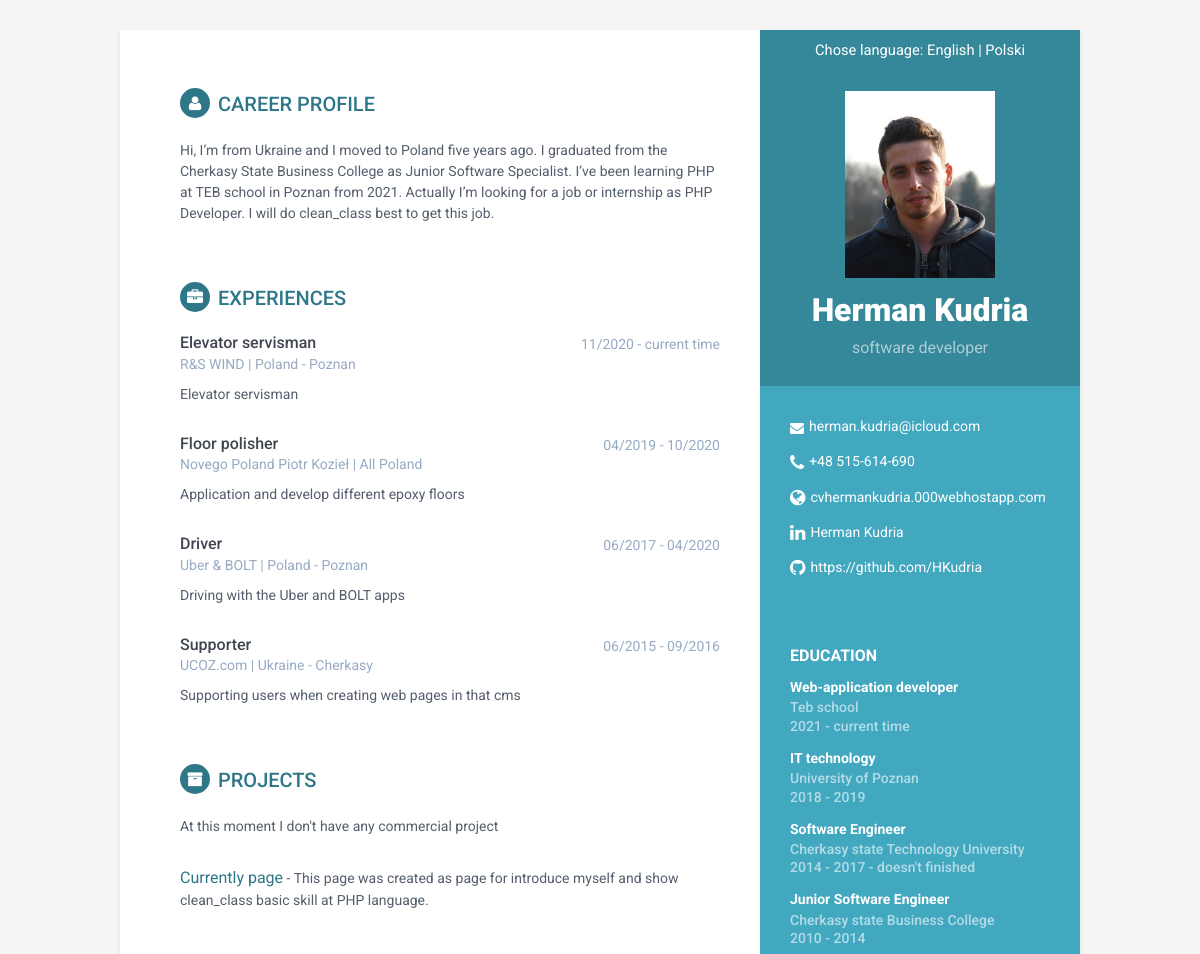
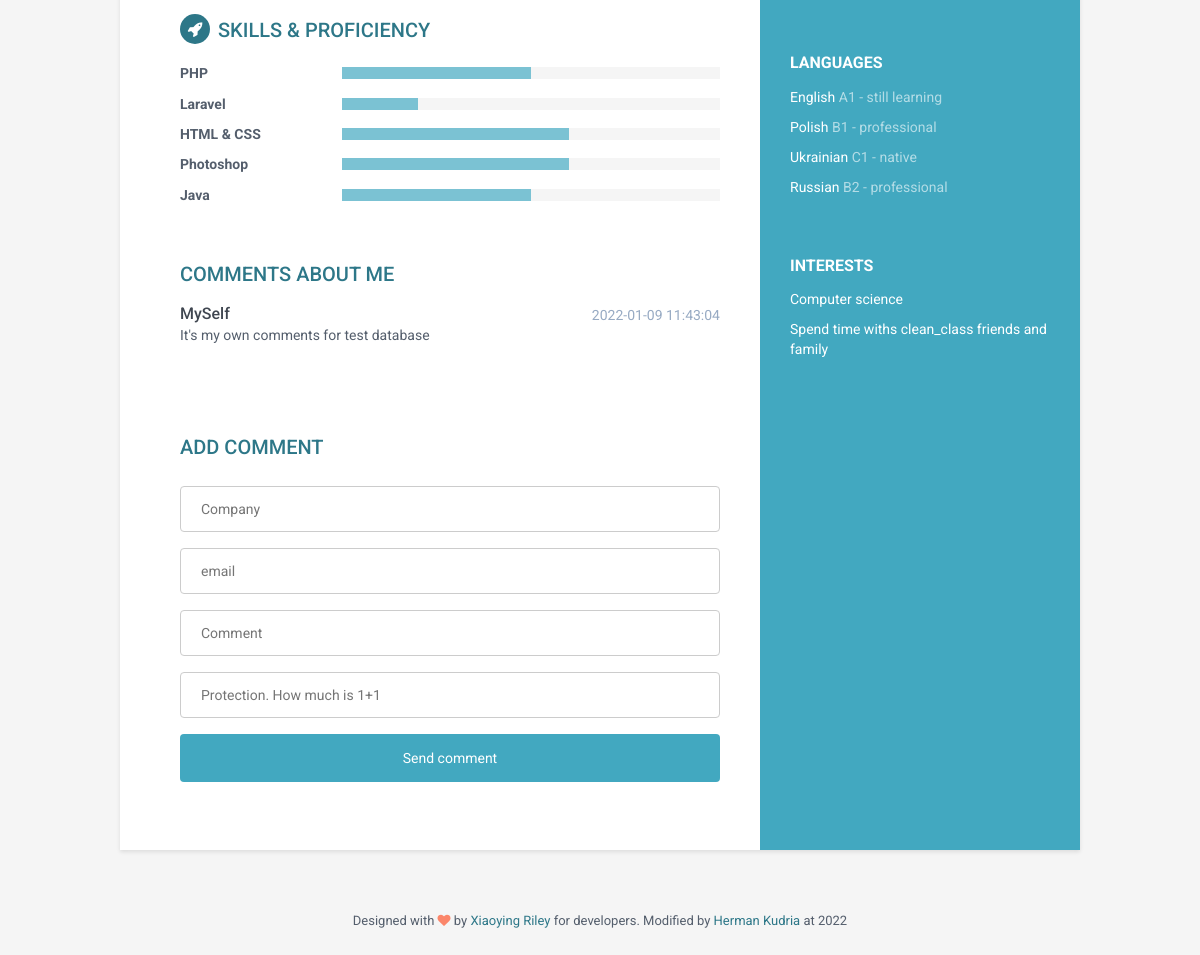
Page /CVpageBD/index.php on the committed database (2 pictures, top to bottom).
### tables this page shows
CREATE TABLE `about` (
  `id` int(11) NOT NULL,
  `name` varchar(30) NOT NULL,
  `post` varchar(30) NOT NULL,
  `email` varchar(30) NOT NULL,
  `phone` varchar(30) NOT NULL,
  `git` varchar(100) DEFAULT NULL,
  `linkedIn` varchar(100) DEFAULT NULL,
  `site` varchar(100) DEFAULT NULL,
  `site_url` varchar(100) NOT NULL,
  `lang` varchar(2) NOT NULL DEFAULT 'en'
);

CREATE TABLE `educations` (
  `education_id` int(11) NOT NULL,
  `faculty` varchar(100) NOT NULL,
  `university` varchar(100) NOT NULL,
  `yearStart` int(11) NOT NULL,
  `yearEnd` varchar(30) NOT NULL,
  `lang` varchar(2) NOT NULL DEFAULT 'en'
);

CREATE TABLE `languages` (
  `language_id` int(11) NOT NULL,
  `language` varchar(30) NOT NULL,
  `level` varchar(100) NOT NULL,
  `lang` varchar(2) NOT NULL DEFAULT 'en'
);

CREATE TABLE `interests` (
  `interest_id` int(11) NOT NULL,
  `ineterest` varchar(100) NOT NULL,
  `lang` varchar(2) NOT NULL DEFAULT 'en'
);

CREATE TABLE `aboutcareer` (
  `about_id` int(11) NOT NULL,
  `description` text NOT NULL,
  `lang` varchar(2) NOT NULL DEFAULT 'en'
);

CREATE TABLE `careers` (
  `career_id` int(11) NOT NULL,
  `post` varchar(50) NOT NULL,
  `years` varchar(100) NOT NULL,
  `place` varchar(50) NOT NULL,
  `company` varchar(50) NOT NULL,
  `duty` varchar(150) NOT NULL,
  `lang` varchar(2) NOT NULL DEFAULT 'en'
);

CREATE TABLE `projects` (
  `project_id` int(11) NOT NULL,
  `name` varchar(50) NOT NULL,
  `descriprion` text NOT NULL,
  `ulr` varchar(100) NOT NULL,
  `lang` varchar(2) NOT NULL DEFAULT 'en'
);

CREATE TABLE `skills` (
  `skill_id` int(11) NOT NULL,
  `name` varchar(50) DEFAULT NULL,
  `level` int(11) NOT NULL
);

CREATE TABLE `comments` (
  `comment_id` int(11) NOT NULL,
  `comment` text NOT NULL,
  `company` varchar(50) NOT NULL,
  `email` varchar(70) NOT NULL,
  `time_added` datetime DEFAULT curtime()
);

### CVpageBD/index.php (the view, shortened to what this page needs)
<?php
$data = require_once 'connect.php';
$aboutData = $db->query("SELECT * FROM about WHERE `lang` = '$_SESSION[lang]'");
$aboutData = $aboutData->fetch();
$educationData = $db->query("SELECT * FROM educations WHERE `lang` = '$_SESSION[lang]'");
$languages = $db->query("SELECT * FROM languages  WHERE `lang` = '$_SESSION[lang]'");
$interest = $db->query("SELECT * FROM interests WHERE `lang` = '$_SESSION[lang]'");
$aboutCareer = $db->query("SELECT * FROM aboutcareer WHERE `lang` = '$_SESSION[lang]' ");
$aboutCareer = $aboutCareer->fetch();
$careers = $db->query("SELECT * FROM careers WHERE `lang` = '$_SESSION[lang]'");
$projects = $db->query("SELECT * FROM projects WHERE `lang` = '$_SESSION[lang]'");
$skills = $db->query("SELECT * FROM skills");
$comments = $db->query("SELECT * FROM comments ORDER BY time_added DESC");
?>
<!DOCTYPE html>
 <html lang="en">
<head>
    <link rel="stylesheet" href="assets/plugins/bootstrap/css/bootstrap.min.css">
    <link rel="stylesheet" href="assets/plugins/font-awesome/css/font-awesome.css">
    <link id="theme-style" rel="stylesheet" href="assets/css/styles.css">
</head>
<body>
    <div class="wrapper">
        <div class="sidebar-wrapper">
            <div class="lang">
                <?php
                if($_SESSION['lang'] == 'en'){
                    echo "Chose language: ";
                } else if($_SESSION['lang'] == 'pl'){
                    echo "Wybierz język: ";
                }
                ?>
                <a href="./index.php?lang=en">English</a> | <a href="./index.php?lang=pl">Polski</a>
            </div>
            <div class="profile-container">
                <img class="profile" src="assets/images/profile.jpg" alt="" width="150" height="auto"/>
                <h1 class="name"><?php echo $aboutData['name'] ?></h1>
                <h3 class="tagline"><?php echo $aboutData['post'] ?></h3>
            </div>
            <div class="contact-container container-block">
                <ul class="list-unstyled contact-list">
                    <li class="email"><i class="fa fa-envelope"></i><a href="mailto: <?php echo $aboutData['email'] ?>"><?php echo $aboutData['email'] ?></a></li>
                    <li class="phone"><i class="fa fa-phone"></i><a href="tel:<?php echo $aboutData['phone'] ?>"><?php echo $aboutData['phone'] ?></a></li>
                    <li class="website"><i class="fa fa-globe"></i><a href="<?php echo $aboutData['site_url'] ?>" target="_blank"><?php echo $aboutData['site'] ?></a></li>
                    <li class="linkedin"><i class="fa fa-linkedin"></i><a href="<?php echo $aboutData['linkedIn'] ?>" target="_blank">Herman Kudria</a></li>
                    <li class="github"><i class="fa fa-github"></i><a href="<?php echo $aboutData['git'] ?>" target="_blank"><?php echo $aboutData['git'] ?></a></li>
                </ul>
            </div>
            <div class="education-container container-block">
                <h2 class="container-block-title"><?php echo $_SESSION['lang']=='en' ? 'Education' : 'Edukacja'; ?></h2>
                <?php
                foreach ($educationData as $educationDatum){
                    echo <<<EDUCATION
                        <div class="item">
                            <h4 class="degree">$educationDatum[faculty]</h4>
                            <h5 class="meta">$educationDatum[university]</h5>
                             <div class="time">$educationDatum[yearStart] - $educationDatum[yearEnd]</div>
                         </div>
                    EDUCATION;
                }
                ?>
            </div>
            <div class="languages-container container-block">
                <h2 class="container-block-title"><?php echo $_SESSION['lang']=='en' ? 'Languages' : 'Znajomość języków'; ?></h2>
                <ul class="list-unstyled interests-list">
                    <?php
                    foreach ($languages as $language){
                    echo <<<LANGUAGES
                       <li>$language[language] <span class="lang-desc">$language[level]</span></li>
                    LANGUAGES;
                    }
                    ?>
                </ul>
            </div>
            <div class="interests-container container-block">
                <h2 class="container-block-title"><?php echo $_SESSION['lang']=='en' ? 'Interests' : 'Zainteresowania'; ?></h2>
                <ul class="list-unstyled interests-list">
                    <?php
                    foreach ($interest as $interes){
                        echo <<<INTEREST
                       <li>$interes[ineterest]</li>
                    INTEREST;
                    }
                    ?>
                </ul>
            </div>
        </div>
        <div class="main-wrapper">
            <section class="section summary-section">
                <h2 class="section-title"><i class="fa fa-user"></i><?php echo $_SESSION['lang']=='en' ? 'Career Profile' : 'Profil kandydata'; ?></h2>
                <div class="summary">
                    <p><?php echo $aboutCareer['description']; ?></p>
                </div>
            </section>
            <section class="section experiences-section">
                <h2 class="section-title"><i class="fa fa-briefcase"></i><?php echo $_SESSION['lang']=='en' ? 'Experiences' : 'Doświadczenie'; ?></h2>
                <?php
                foreach ($careers as $career){
                    echo <<<CAREERS
                        <div class="item">
                            <div class="meta">
                                <div class="upper-row">
                                    <h3 class="job-title">$career[post]</h3>
                                    <div class="time">$career[years]</div>
                                </div>
                                <div class="company">$career[company] | $career[place]</div>
                            </div>
                            <div class="details">
                                <p>$career[duty]</p>
                            </div>
                        </div>
                    CAREERS;
                }
                ?>
            </section>
            <section class="section projects-section">
                <h2 class="section-title"><i class="fa fa-archive"></i><?php echo $_SESSION['lang']=='en' ? 'Projects' : 'Projekty'; ?></h2>
                <div class="intro">
                    <?php
                    if($_SESSION['lang'] == 'en'){
                        echo "<p>At this moment I don't have any commercial project</p>";
                    } else if($_SESSION['lang'] == 'pl'){
                        echo "<p>Na ten moment brak komercyjnych projektów</p>";
                    }
                    ?>
                </div>
                <?php
                foreach ($projects as $project){
                    echo <<<PROJECT
                      <div class="item">
                         <span class="project-title"><a href="$project[ulr]">$project[name]</a></span> - <span class="project-tagline">$project[descriprion]</span>
                      </div>
                    PROJECT;
                }
                ?>
            </section>
            <section class="skills-section section">
                <h2 class="section-title"><i class="fa fa-rocket"></i><?php echo $_SESSION['lang']=='en' ? 'Skills &amp; Proficiency' : 'Umiejętności'; ?></h2>
                <div class="skillset">
                    <?php
                        foreach ($skills as $skill){
                            echo <<<SKILLS
                              <div class="item">
                                 <h3 class="level-title">$skill[name]</h3>
                                <div class="level-bar">
                                 <div class="level-bar-inner" data-level="$skill[level]%">
                                </div>
                                </div>
                             </div>
                        SKILLS;
                        }
                    ?>
                </div>
            </section>
            <section class="section experiences-section">
                <h2 class="section-title"><?php echo $_SESSION['lang']=='en' ? 'Comments about me' : 'Opinia o mnie'; ?></h2>
                <?php
                foreach ($comments as $comment){
                    echo <<<CAREERS
                        <div class="item">
                            <div class="meta">
                                <div class="upper-row">
                                    <h3 class="job-title">$comment[company]</h3>
                                    <div class="time">$comment[time_added]</div>
                                </div>
                            <div class="details">
                                <p>$comment[comment]</p><br>
                            </div>
                        </div>
                    CAREERS;
                }
                ?>
            </section>
            <div class="item">
                <h2 class="section-title"><?php echo $_SESSION['lang']=='en' ? 'ADD COMMENT' : 'DODAĆ OPINIE'; ?></h2>
            <form action="comment.php" method="POST">
               <input type="text" name="company" placeholder="Company" value="<?php echo $_SESSION['form']['company'] ?? ''; ?>" required>
               <input type="text" name="email" placeholder="email" value="<?php echo $_SESSION['form']['email'] ?? ''; ?>"required><br>
               <input type="text" name="comment" placeholder="Comment" value="<?php echo $_SESSION['form']['comment'] ?? ''; ?>"required><br>
               <input type="text" name="protect" placeholder="Protection. How much is 1+1" required><br>
               <input type="submit" value="Send comment">
            </form>
            </div>
        </div>
    </div>
    <footer class="footer">
        <div class="text-center">
                <small class="copyright">Designed with <i class="fa fa-heart"></i> by <a href="http://themes.3rdwavemedia.com" target="_blank">Xiaoying Riley</a> for developers. Modified by <a href="https://www.linkedin.com/in/herman-kudria-10868b207/" target="_blank">Herman Kudria</a> at 2022</small>
        </div>
    </footer>
</body>
</html>

### rows in the picture
about: name "Herman Kudria", post "software developer", email "herman.kudria@icloud.com", phone "+48 515-614-690", site "cvhermankudria.000webhostapp.com", git "https://github.com/HKudria"
educations: faculty "Web-application developer", university "Teb school", yearStart "2021", yearEnd "current time"
educations: faculty "IT technology", university "University of Poznan", yearStart "2018", yearEnd "2019"
educations: faculty "Software Engineer", university "Cherkasy state Technology University", yearStart "2014", yearEnd "2017 - doesn't finished"
educations: faculty "Junior Software Engineer", university "Cherkasy state Business College", yearStart "2010", yearEnd "2014"
languages: language "English", level "A1 - still learning"
languages: language "Polish", level "B1 - professional"
languages: language "Ukrainian", level "C1 - native"
languages: language "Russian", level "B2 - professional"
interests: ineterest "Computer science"
interests: ineterest "Spend time withs clean_class friends and family"
aboutcareer: description "Hi, I’m from Ukraine and I moved to Poland five years ago. I graduated from the Cherkasy State Business College as Junior Software Specialist. I’ve been learning PHP at TEB school in Poznan from 2021. Actually I’m looking for a job or internship as PHP Developer. I will do clean_class best to get this job."
careers: post "Elevator servisman", years "11/2020 - current time", company "R&S WIND", place "Poland - Poznan", duty "Elevator servisman"
careers: post "Floor polisher", years "04/2019 - 10/2020", company "Novego Poland Piotr Kozieł", place "All Poland", duty "Application and develop different epoxy floors"
careers: post "Driver", years "06/2017 - 04/2020", company "Uber & BOLT", place "Poland - Poznan", duty "Driving with the Uber and BOLT apps"
careers: post "Supporter", years "06/2015 - 09/2016", company "UCOZ.com", place "Ukraine - Cherkasy", duty "Supporting users when creating web pages in that cms"
projects: name "Currently page", descriprion "This page was created as page for introduce myself and show clean_class basic skill at PHP language."
skills: name "PHP", level 50 (drawn)
skills: name "Laravel", level 20 (drawn)
skills: name "HTML & CSS", level 60 (drawn)
skills: name "Photoshop", level 60 (drawn)
skills: name "Java", level 50 (drawn)
comments: company "MySelf", time_added "2022-01-09 11:43:04", comment "It's my own comments for test database"
